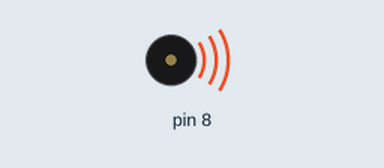
This sketch was run on a simulated Arduino Uno, built with avr-gcc and run on an emulated ATmega328P. Parts: buzzer (waves = sounding).

Above: at 0.5 s.
Timing chart, 0 to 4.6 s (numbered marks = the images above):
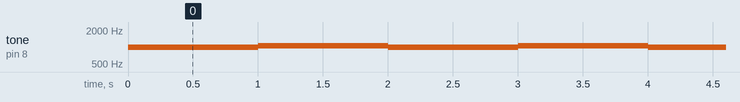

The sketch:

week2_3.ino.ino
```cpp
//use of tune and piezo buzzer at fequencies 988 and 1047
// pin at 8, delay by one second
// B and C scale used at the frequencies
void setup() {
  // put your setup code here, to run once:

}

void loop() {
  // put your main code here, to run repeatedly:
  tone(8, 988, 1000);
  delay(1000);
  tone(8, 1047, 1000);
  delay(1000);

}
```

Measured:
- by itself, tone on pin 8: alternates 1047 Hz for 1.0 s and 988 Hz for 1.0 s
